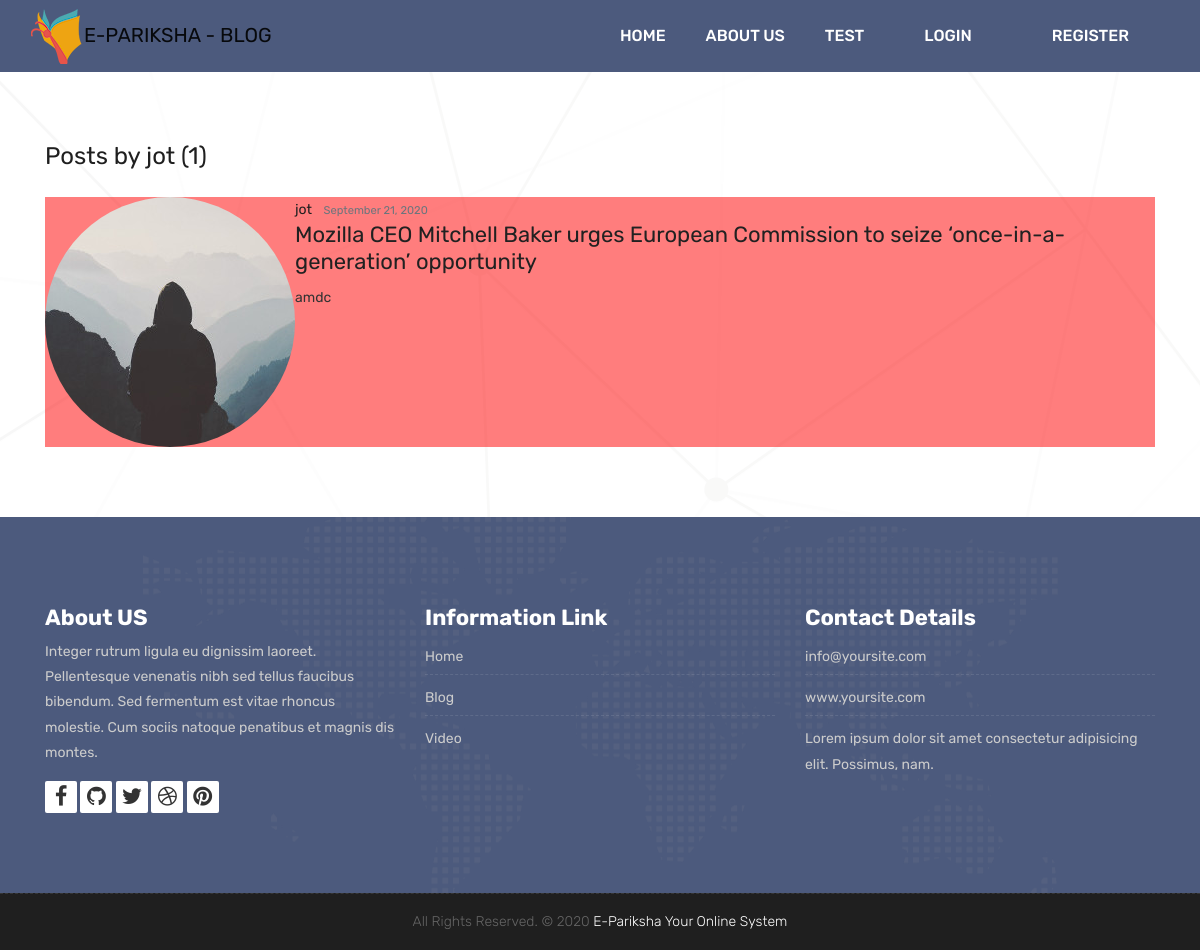
The page /blog/user/jot on the database its author committed.
### blog/models.py (models this page shows, shortened)
class Post(models.Model):
    title = models.CharField(max_length=100)
    important = models.BooleanField(default=False)
    content = models.TextField()
    date_posted = models.DateTimeField(default=timezone.now)
    author = models.ForeignKey(User, on_delete=models.CASCADE)

### users/models.py (models this page shows, shortened)
class Profile(models.Model):
    CHOICES =(
        ("Teacher", "Teacher"),
        ("Student", "Student"),
        ("Other","Other")
    )
    user = models.OneToOneField(User, on_delete=models.CASCADE)
    image = models.ImageField(default='default.jpg', upload_to='profile_pics')
    status_verified  = models.BooleanField(default=False)
    position = models.CharField(
        max_length=10,
        choices=CHOICES,
        default="Other",
    )

### blog/views.py (the view)
# urls.py: path('user/<str:username>', UserPostListView.as_view(), name='user-posts'),
class UserPostListView(ListView):
    model = Post
    template_name = 'blog/user_posts.html'  # <app>/<model>_<viewtype>.html
    context_object_name = 'posts'
    paginate_by = 5
    def get_queryset(self):
        user = get_object_or_404(User, username=self.kwargs.get('username'))
        return Post.objects.filter(author=user).order_by('-date_posted')

### blog/templates/blog/user_posts.html (shortened to what this page needs)
{% extends "tester/base.html" %}
{% block content %}
    <h1 class="mb-3">Posts by {{ view.kwargs.username }} ({{ page_obj.paginator.count }})</h1>
    {% for post in posts %}
        <article class="media content-section   {{ post.important }}">
          <img class="rounded-circle article-img" src="{{ post.author.profile.image.url }}">
          <div class="media-body">
            <div class="article-metadata">
              <a class="mr-2" href="{% url 'user-posts' post.author.username %}">{{ post.author }}</a>
              <small class="text-muted">{{ post.date_posted|date:"F d, Y" }}</small>
            </div>
            <h2><a class="article-title" href="{% url 'post-detail' post.id %}">{{ post.title }}</a></h2>
            <p class="article-content">{{ post.content }}</p>
          </div>
        </article>
    {% endfor %}
{% endblock content %}

### tester/static/tester/style.css (style rules this page uses)
body { color: #333333; font-size: 14px; font-family: 'Rubik', sans-serif; line-height: 1.80857; }
html, body { height: 100%; }
a { color: #1f1f1f; text-decoration: none !important; outline: none !important; -webkit-transition: all .3s ease-in-out; -moz-transition: all .3s ease-in-out; -ms-transition: all .3s ease-in-out; -o-transition: all .3s ease-in-out; transition: all .3s ease-in-out; }
h1, h2, h3, h4, h5, h6 { letter-spacing: 0; font-weight: normal; position: relative; padding: 0 0 10px 0; font-weight: normal; line-height: 120% !important; color: #1f1f1f; margin: 0 }
h1 { font-size: 24px }
h2 { font-size: 22px }
h1 a, h2 a, h3 a, h4 a, h5 a, h6 a { color: #212121; text-decoration: none !important; opacity: 1 }
a { color: #1f1f1f; text-decoration: none; outline: none; }

### rows shown on the page
Post: author.profile.image (placeholder picture), author "jot", date_posted "September 21, 2020", title "Mozilla CEO Mitchell Baker urges European Commission to seize ‘once-in-a-generation’ opportunity", content "amdc"

### other values the page prints
{{ view.kwargs.username }} "jot"
{{ page_obj.paginator.count }} "1"
